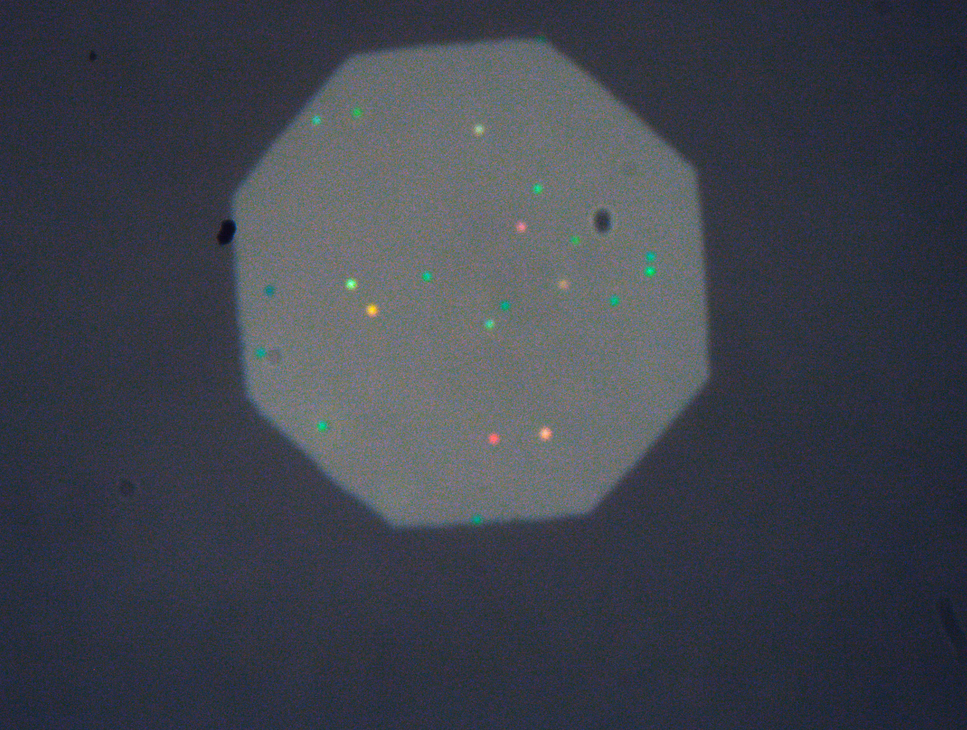
#> input picture image1.PNG, 967 x 730 px, shrunk from 1187 x 896 before the run
$ python part_recognize.py
#> lines starting #> are read from the running program, lines starting #| are printed output that depends on the picture; after the words box and inside, x2 and y2 are one past the last pixel; in counts of white or black regions, pixels touching at a corner belong together
import numpy as np
import cv2
import matplotlib.pyplot as plt

img_gray = cv2.imread("image1.PNG", cv2.IMREAD_GRAYSCALE)
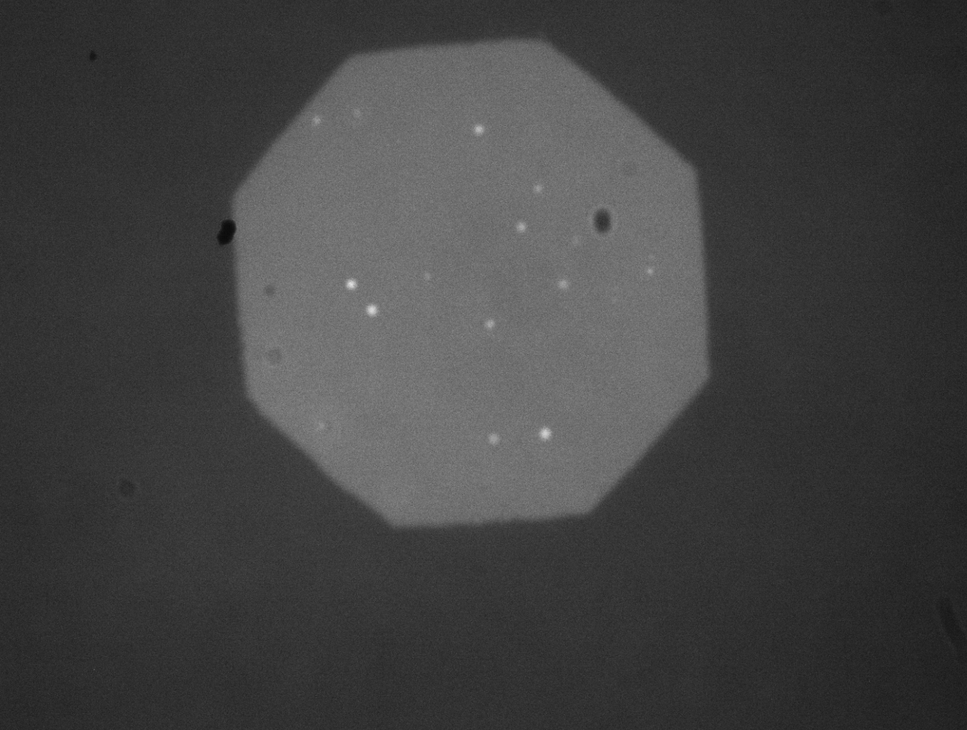
#> img_gray: shape (730, 967); min 10, max 227, mean 66.1
img_color = cv2.imread("image1.PNG", cv2.IMREAD_COLOR)
#> img_color is the input picture: shape (730, 967, 3); mean B, G, R 76.6, 66.7, 62.5
img_blur = cv2.medianBlur(img_gray, 5)

r, th1 = cv2.threshold(img_blur, 128, 255, cv2.THRESH_BINARY)
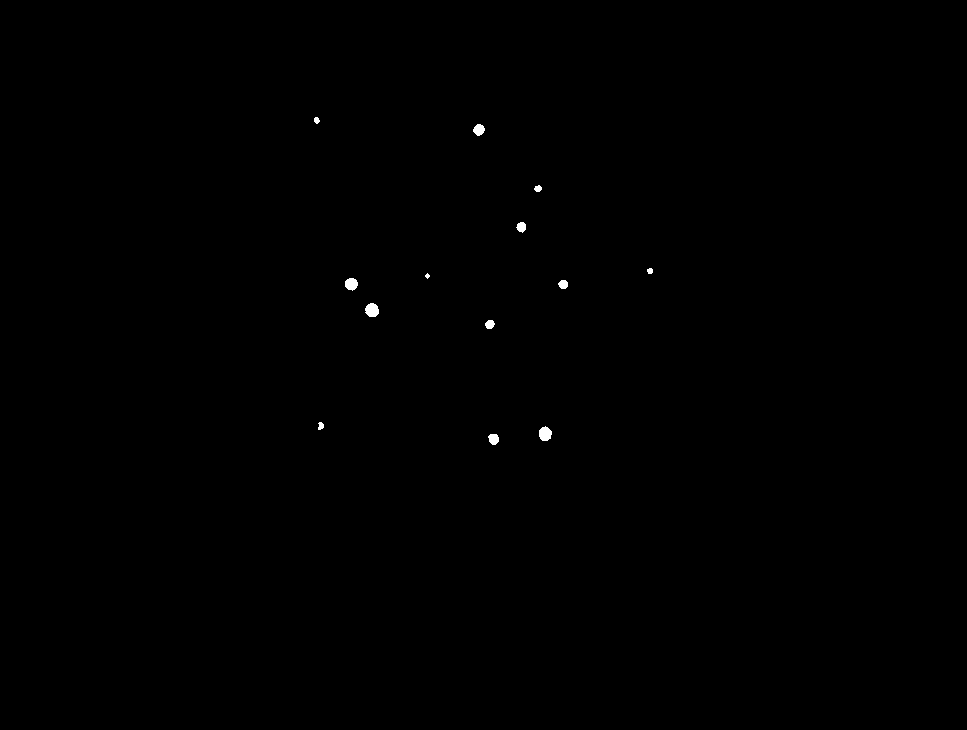
#> th1: shape (730, 967); 0.14% white; 13 white regions (1 under 20 px), largest, box (x1, y1, x2, y2) and area: (365, 303, 379, 317) 154, (539, 426, 552, 441) 149, (345, 278, 358, 291) 129


plt.imshow(th1, 'gray')
plt.colorbar()
plt.xticks([])
plt.yticks([])
plt.show()
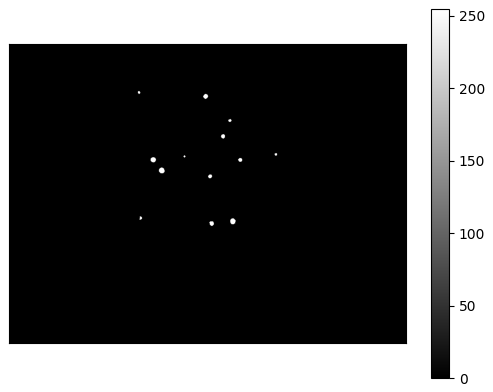
#> figure drawn by matplotlib, 2 panels
